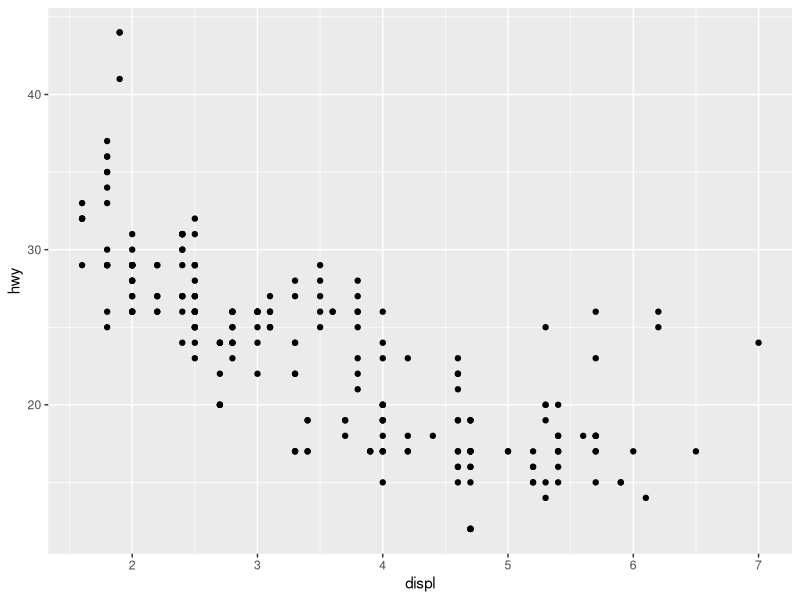
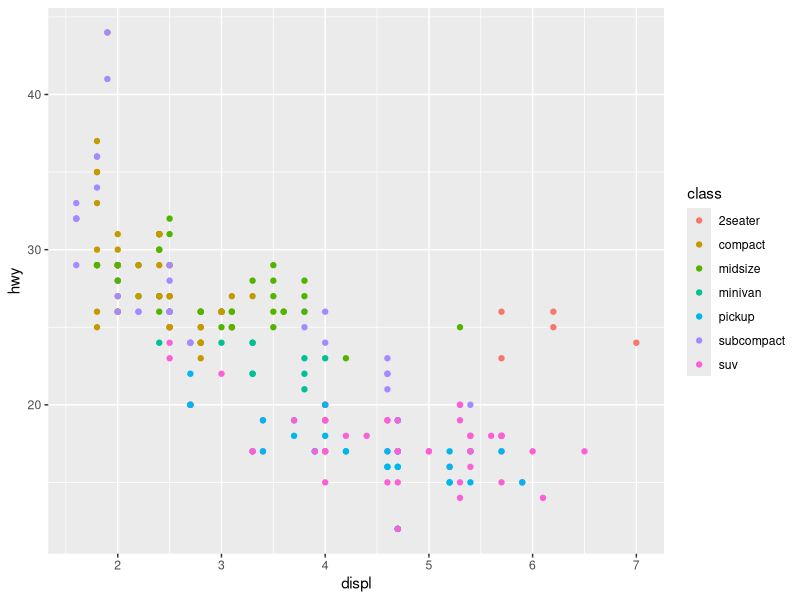
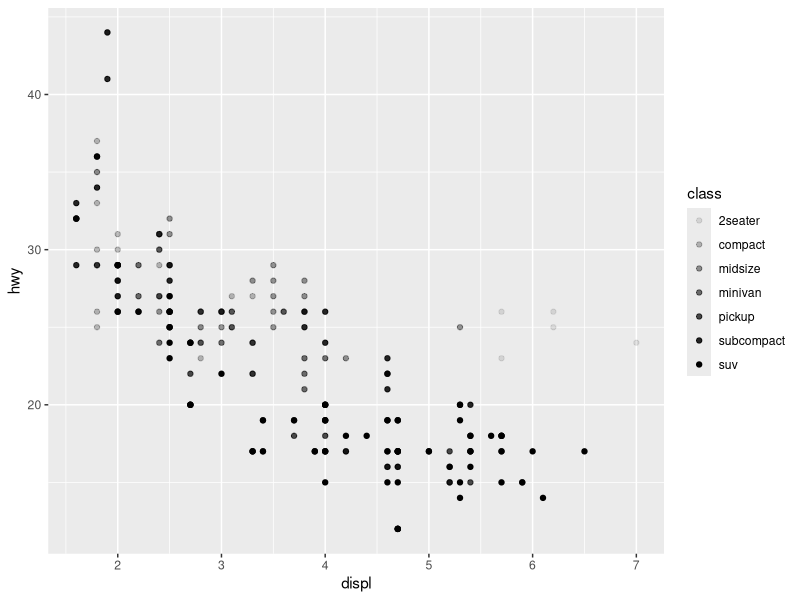
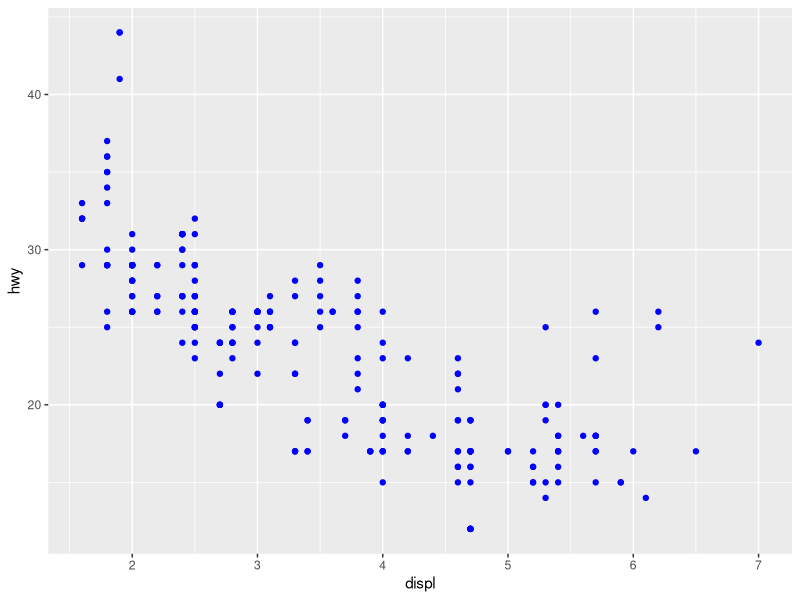
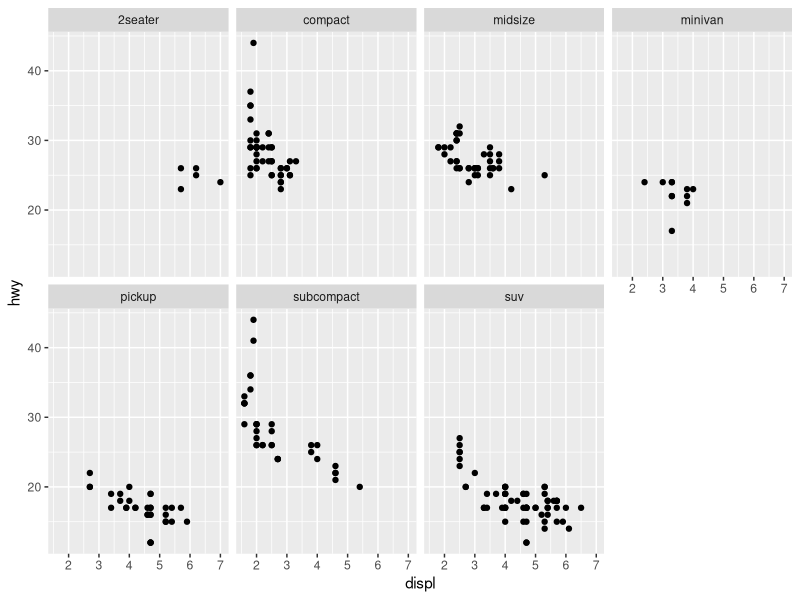
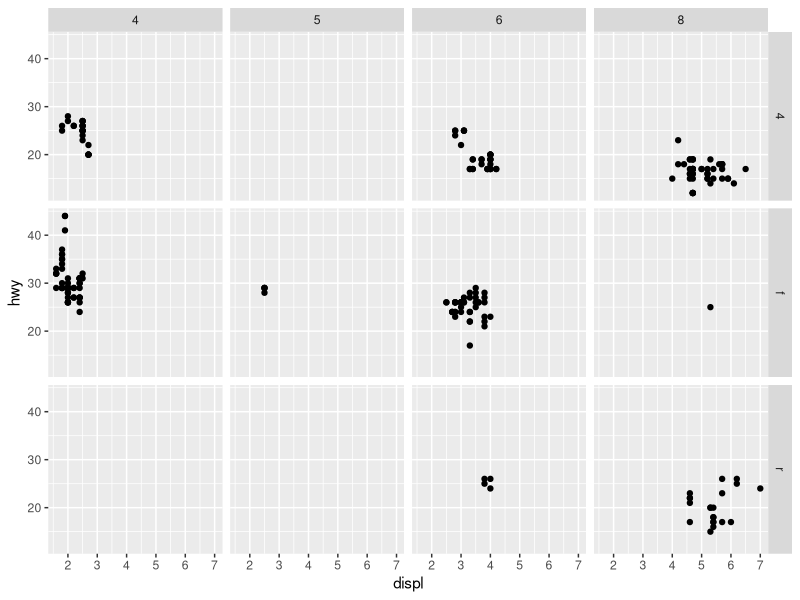
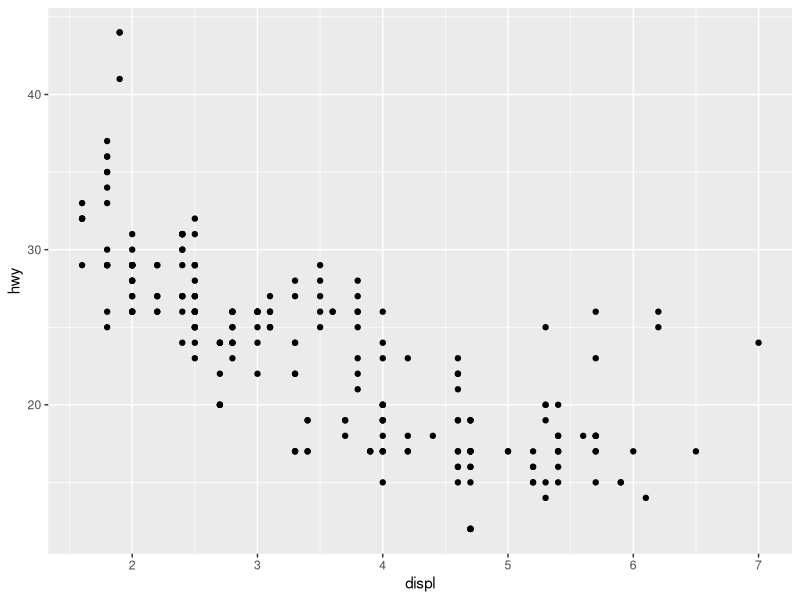
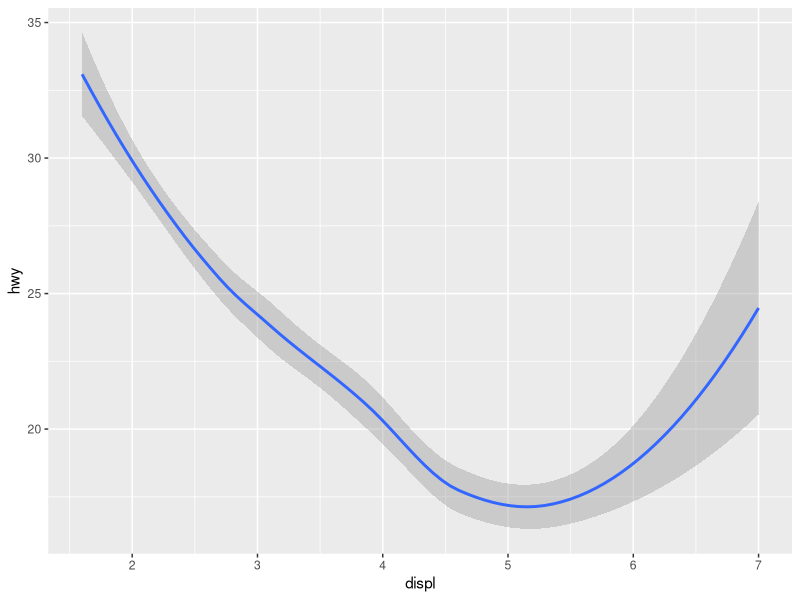

Generate these figures, in order, with R:
## ---- chunk 1
knitr::opts_chunk$set(echo = TRUE)
## ---- chunk 2
install.packages('tidyverse',repos='http://cran.us.r-project.org')
library(tidyverse)
## ---- chunk 3
mpg = ggplot2::mpg
## ---- chunk 4
ggplot(data = mpg) + 
  geom_point(mapping = aes(x = displ, y = hwy))
## ---- chunk 5
ggplot(data = mpg) + 
  geom_point(mapping = aes(x = displ, y = hwy, color = class))
## ---- chunk 6
ggplot(data = mpg) + 
  geom_point(mapping = aes(x = displ, y = hwy, alpha = class))
## ---- chunk 7
ggplot(data = mpg) + 
  geom_point(mapping = aes(x = displ, y = hwy), color = "blue")

## ---- chunk 8
ggplot(data = mpg) + 
  geom_point(mapping = aes(x = displ, y = hwy)) + 
  facet_wrap(~ class, nrow = 2)

## ---- chunk 9
ggplot(data = mpg) + 
  geom_point(mapping = aes(x = displ, y = hwy)) + 
  facet_grid(drv ~ cyl)

## ---- chunk 10

ggplot(data = mpg) + 
  geom_point(mapping = aes(x = displ, y = hwy))
 
ggplot(data = mpg) + 
  geom_smooth(mapping = aes(x = displ, y = hwy))

## ---- chunk 11
ggplot(data = mpg, mapping = aes(x = displ, y = hwy)) + 
  geom_point() + 
  geom_smooth()
## ---- chunk 12
ggplot(data = diamonds) + 
  geom_bar(mapping = aes(x = cut))
## ---- chunk 13
ggplot(data = diamonds) + 
  geom_bar(mapping = aes(x = cut, fill = clarity), position = "fill")
## ---- chunk 14
ggplot(data = mpg, mapping = aes(x = class, y = hwy)) + 
  geom_boxplot()
ggplot(data = mpg, mapping = aes(x = class, y = hwy)) + 
  geom_boxplot() +
  coord_flip()

